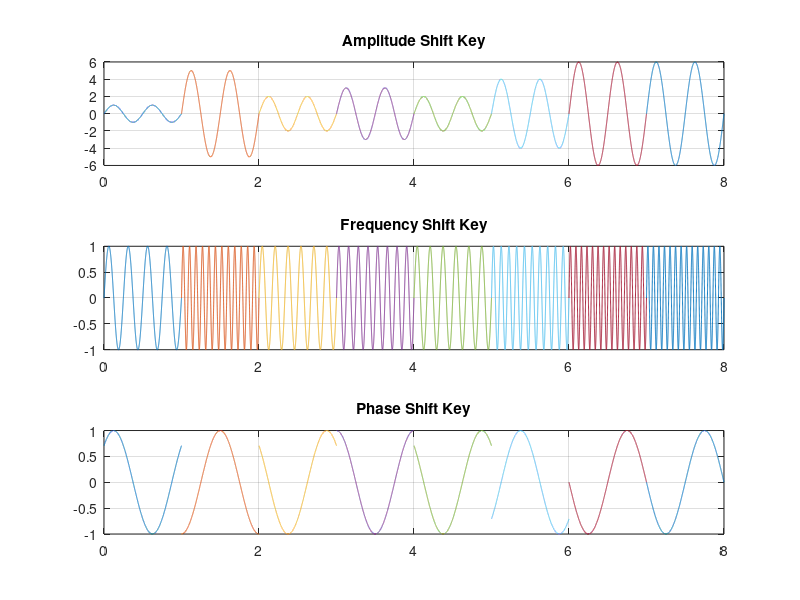

Recreate this plot in MATLAB.
%20-42556-1
%E=5
%F=5
%G=6


clc
close all
clear all
f=1;
f2=10;
x=[0 0 1 1 0 1 0 1 0 0 1 1 0 1 0 1 0 0 1 1 0 1 1 0] % input signal ;
nx=length(x);
p=0;
fs=5000;
fc=2;
for i=1:3:nx
 t=p*1:1/fs:(p+1)*1;
 if x(i)==0 && x(i+1)==0 && x(i+2)==0
 ask=0;
 fsk=sin(2*pi*fc*t);
 psk=sin(2*pi*f*t);
 elseif x(i)==0 && x(i+1)==0 && x(i+2)==1
 ask=1*sin(2*pi*fc*t);
 fsk=sin(2*pi*2*fc*t);
 psk=sin(2*pi*f*t+pi/4);
 elseif x(i)==0 && x(i+1)==1 && x(i+2)==0
 ask=2*sin(2*pi*fc*t);
 fsk=sin(2*pi*3*fc*t);
 psk=sin(2*pi*f*t+3*pi/4);
 elseif x(i)==0 && x(i+1)==1 && x(i+2)==1
 ask=3*sin(2*pi*fc*t);
 fsk=sin(2*pi*4*fc*t);
 psk=sin(2*pi*f*t+pi/2);
 elseif x(i)==1 && x(i+1)==0 && x(i+2)==0
 ask=4*sin(2*pi*fc*t);
 fsk=sin(2*pi*5*fc*t);
 psk=sin(2*pi*f*t-pi/4);
 elseif x(i)==1 && x(i+1)==0 && x(i+2)==1
 ask=5*sin(2*pi*fc*t);
 fsk=sin(2*pi*6*fc*t);
 psk=sin(2*pi*f*t-pi/2);
 elseif x(i)==1 && x(i+1)==1 && x(i+2)==0
 ask=6*sin(2*pi*fc*t);
 fsk=sin(2*pi*7*fc*t);
 psk=sin(2*pi*f*t+pi);
 else
 ask=7*sin(2*pi*fc*t);
 fsk=sin(2*pi*8*fc*t);
 psk=sin(2*pi*f*t-3*pi/4);
 end
subplot(3,1,1);
plot(t,ask);
hold on;
grid on;
title('Amplitude Shift Key')
subplot(3,1,2);
plot(t,fsk);
hold on;
grid on;
title('Frequency Shift Key')
subplot(3,1,3);
plot(t,psk);
hold on;
grid on;
title('Phase Shift Key')
p=p+1;
end
hold off;
